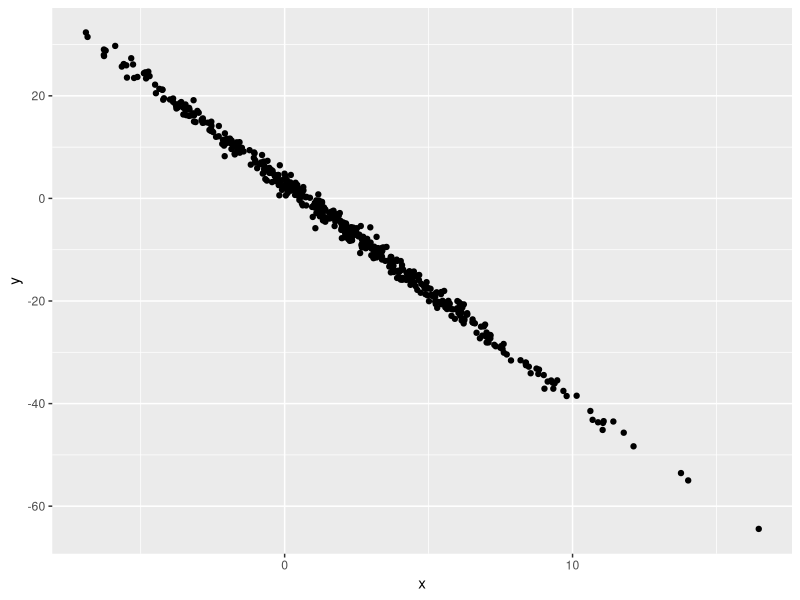

Here is the R script that generated this plot:
## ---- chunk 1
samp = rnorm(100)
length(samp)
## ---- chunk 2
library(tidyverse)
plot_df=tibble(
  x=rnorm(500, mean=2,sd=4),
  y=3-4.2*x+rnorm(500)
)
ggplot(plot_df, aes(x = x,y = y)) + geom_point()
